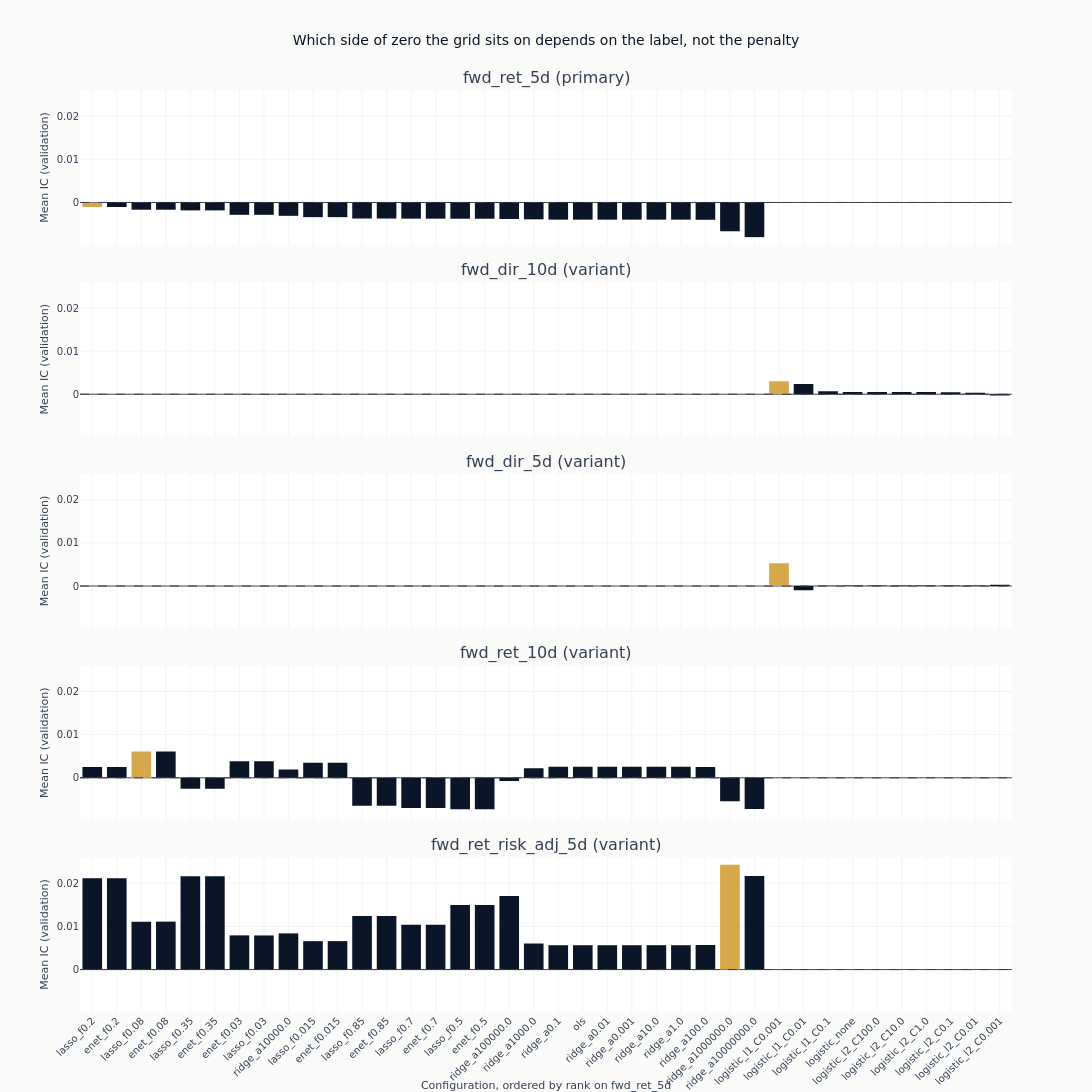

Write notebook code for a chart like this one.
### Markdown cell above
### How the penalty grid ranks

One panel per label on one shared vertical scale, so the labels are compared rather than
each one rescaled to fill its own panel. Only configurations measured on all of their label's dates are
charted. The zero line is the reference that matters: a bar below it is a model whose ranking
pointed the wrong way out of sample.

The configurations are held in one order across the panels - their ranking on the primary label
- so a panel that does not descend is a label that orders the grid differently.

### Code cell
def compact(params: str) -> str:
    """Render declared parameters for a label: `alpha=1000000.0` reads as `alpha=1e+06`."""
    return re.sub(r"\d+\.?\d*(?:[eE][+-]?\d+)?", lambda m: f"{float(m.group()):g}", params)


full = catalog.filter("full_coverage")
config_order = (
    full.filter(pl.col("label") == panel_labels[0])
    .sort("ic_mean", descending=True)
    .get_column("config_name")
    .to_list()
)

# `shared_yaxes` matches axes across columns, so with one column it does nothing and each
# panel would be rescaled to fill itself. Matching every row to the first is what puts the
# labels on one vertical scale, which is what stacking them is for.
fig_ic = make_subplots(
    rows=len(panel_labels),
    cols=1,
    shared_xaxes=True,
    vertical_spacing=0.04,
    subplot_titles=[
        f"{label} ({'primary' if label == primary else 'variant'})" for label in panel_labels
    ],
)
for row, label in enumerate(panel_labels, start=1):
    panel = full.filter(pl.col("label") == label)
    # A label whose menu declares different configurations - the classification ones do - keeps
    # its own members and appends them after the shared order rather than being dropped.
    order = [name for name in config_order if name in set(panel.get_column("config_name"))]
    order += [name for name in panel.get_column("config_name").to_list() if name not in order]
    panel = panel.with_columns(
        rank=pl.col("config_name").replace_strict(
            {name: index for index, name in enumerate(order)}, return_dtype=pl.Int32
        )
    ).sort("rank")
    best = panel.get_column("ic_mean").max()
    fig_ic.add_trace(
        go.Bar(
            x=panel.get_column("config_name").to_list(),
            y=panel.get_column("ic_mean").to_list(),
            marker_color=[
                COLORS["amber"] if value == best else COLORS["blue"]
                for value in panel.get_column("ic_mean")
            ],
            showlegend=False,
        ),
        row=row,
        col=1,
    )
    fig_ic.add_hline(
        y=0, line_width=1, line_dash="dash", line_color=COLORS["neutral"], row=row, col=1
    )
    fig_ic.update_yaxes(title_text="Mean IC (validation)", row=row, col=1)
    if row > 1:
        fig_ic.update_yaxes(matches="y", row=row, col=1)
fig_ic.update_xaxes(
    title_text=f"Configuration, ordered by rank on {panel_labels[0]}",
    tickangle=-45,
    row=len(panel_labels),
    col=1,
)
fig_ic.update_layout(
    title="Which side of zero the grid sits on depends on the label, not the penalty",
    height=260 * len(panel_labels),
    width=1100,
    margin=dict(t=90),
)
# Which labels clear zero is a fact about the frame, so the alt text reads it rather than
# asserting it. Describing every bar as negative was true of the one label this notebook used to
# fit and is false of the set it fits now.
side_text = "; ".join(
    f"{row['label']} has {row['n_positive']} of {row['configurations']} above zero"
    for row in by_label.sort("label").iter_rows(named=True)
)
# Whether the panels overlap is also a fact about the frame. Stating a magnitude - "the spread
# within a panel is small next to the gap between panels" - is the thing that goes stale on the
# next run, so the two quantities are read and compared here.
leader = by_label.sort("best_ic", descending=True).row(0, named=True)
rest_best = by_label.filter(pl.col("label") != leader["label"]).get_column("best_ic").max()
if rest_best is None:
    # A one-label `LABELS` run has no second panel, and `max()` over the empty selection is null
    # rather than a number: comparing it raises, and formatting it would publish alt text about a
    # comparison that was never made.
    separation_text = (
        f"there is one panel: this run fitted {leader['label']} alone, whose configurations "
        f"span {leader['worst_ic']:.4f} to {leader['best_ic']:.4f}, so no comparison across "
        "labels is drawn"
    )
elif leader["worst_ic"] > rest_best:
    separation_text = (
        f"the panels do not overlap: {leader['label']}'s weakest configuration scores "
        f"{leader['worst_ic']:.4f}, above the {rest_best:.4f} that is the best any other label "
        "reaches"
    )
else:
    separation_text = (
        f"the panels overlap: {leader['label']} leads on its best configuration "
        f"({leader['best_ic']:.4f}) but its weakest ({leader['worst_ic']:.4f}) falls inside "
        f"the range other labels reach, whose best is {rest_best:.4f}"
    )
show_plotly_with_alt(
    fig_ic,
    "Bar charts of mean validation information coefficient for every full-coverage linear "
    "configuration, one panel per declared label sharing a vertical scale, each panel's highest "
    "bar in amber and the rest in dark navy, with a dashed zero line across each. The bars are "
    "held in the primary label's ranking order in every panel, so a panel that does not descend "
    f"is a label that orders the grid differently. Counted from the frame: {side_text}. Read "
    f"off the same frame, {separation_text}.",
)

### Figure 1 — Plotly figure (JSON) as saved in the notebook; plotly's stock layout.template omitted (floating-point values rounded to 4 significant figures)
{"data": [{"marker": {"color": ["#D4A84B", "#0a1628", "#0a1628", "#0a1628", "#0a1628", "#0a1628", "#0a1628", "#0a1628", "#0a1628", "#0a1628", "#0a1628", "#0a1628", "#0a1628", "#0a1628", "#0a1628", "#0a1628", "#0a1628", "#0a1628", "#0a1628", "#0a1628", "#0a1628", "#0a1628", "#0a1628", "#0a1628", "#0a1628", "#0a1628", "#0a1628", "#0a1628"]}, "showlegend": false, "type": "bar", "x": ["lasso_f0.2", "enet_f0.2", "lasso_f0.08", "enet_f0.08", "lasso_f0.35", "enet_f0.35", "enet_f0.03", "lasso_f0.03", "ridge_a10000.0", "lasso_f0.015", "enet_f0.015", "lasso_f0.85", "enet_f0.85", "lasso_f0.7", "enet_f0.7", "lasso_f0.5", "enet_f0.5", "ridge_a100000.0", "ridge_a1000.0", "ridge_a0.1", "ols", "ridge_a0.01", "ridge_a0.001", "ridge_a10.0", "ridge_a1.0", "ridge_a100.0", "ridge_a1000000.0", "ridge_a10000000.0"], "xaxis": "x", "y": [-0.001047, -0.001049, -0.001677, -0.001678, -0.001833, -0.001834, -0.002863, -0.002867, -0.003094, -0.003406, -0.003407, -0.003726, -0.003727, -0.003754, -0.003755, -0.003767, -0.00377, -0.00383, -0.003912, -0.003983, -0.003984, -0.003984, -0.003984, -0.003985, -0.003985, -0.004012, -0.006679, -0.008043], "yaxis": "y"}, {"marker": {"color": ["#D4A84B", "#0a1628", "#0a1628", "#0a1628", "#0a1628", "#0a1628", "#0a1628", "#0a1628", "#0a1628", "#0a1628"]}, "showlegend": false, "type": "bar", "x": ["logistic_l1_C0.001", "logistic_l1_C0.01", "logistic_l1_C0.1", "logistic_none", "logistic_l2_C100.0", "logistic_l2_C10.0", "logistic_l2_C1.0", "logistic_l2_C0.1", "logistic_l2_C0.01", "logistic_l2_C0.001"], "xaxis": "x2", "y": [0.003025, 0.002394, 0.0006886, 0.000516, 0.0005142, 0.0005076, 0.0004989, 0.0004579, 0.0003632, -0.0002895], "yaxis": "y2"}, {"marker": {"color": ["#D4A84B", "#0a1628", "#0a1628", "#0a1628", "#0a1628", "#0a1628", "#0a1628", "#0a1628", "#0a1628", "#0a1628"]}, "showlegend": false, "type": "bar", "x": ["logistic_l1_C0.001", "logistic_l2_C0.001", "logistic_l2_C0.1", "logistic_l2_C100.0", "logistic_none", "logistic_l2_C10.0", "logistic_l2_C1.0", "logistic_l2_C0.01", "logistic_l1_C0.1", "logistic_l1_C0.01"], "xaxis": "x3", "y": [0.005255, 0.00029, 0.0001397, 0.0001197, 0.0001187, 0.0001161, 0.0001054, 9.819e-05, 6.694e-05, -0.0009809], "yaxis": "y3"}, {"marker": {"color": ["#0a1628", "#0a1628", "#D4A84B", "#0a1628", "#0a1628", "#0a1628", "#0a1628", "#0a1628", "#0a1628", "#0a1628", "#0a1628", "#0a1628", "#0a1628", "#0a1628", "#0a1628", "#0a1628", "#0a1628", "#0a1628", "#0a1628", "#0a1628", "#0a1628", "#0a1628", "#0a1628", "#0a1628", "#0a1628", "#0a1628", "#0a1628", "#0a1628"]}, "showlegend": false, "type": "bar", "x": ["lasso_f0.2", "enet_f0.2", "lasso_f0.08", "enet_f0.08", "lasso_f0.35", "enet_f0.35", "enet_f0.03", "lasso_f0.03", "ridge_a10000.0", "lasso_f0.015", "enet_f0.015", "lasso_f0.85", "enet_f0.85", "lasso_f0.7", "enet_f0.7", "lasso_f0.5", "enet_f0.5", "ridge_a100000.0", "ridge_a1000.0", "ridge_a0.1", "ols", "ridge_a0.01", "ridge_a0.001", "ridge_a10.0", "ridge_a1.0", "ridge_a100.0", "ridge_a1000000.0", "ridge_a10000000.0"], "xaxis": "x4", "y": [0.002524, 0.002518, 0.006094, 0.006085, -0.002551, -0.002553, 0.00386, 0.003865, 0.001906, 0.003478, 0.003474, -0.006498, -0.006498, -0.006976, -0.006986, -0.007283, -0.007299, -0.0007426, 0.002221, 0.002558, 0.002558, 0.002558, 0.002558, 0.002557, 0.002556, 0.002514, -0.005456, -0.007231], "yaxis": "y4"}, {"marker": {"color": ["#0a1628", "#0a1628", "#0a1628", "#0a1628", "#0a1628", "#0a1628", "#0a1628", "#0a1628", "#0a1628", "#0a1628", "#0a1628", "#0a1628", "#0a1628", "#0a1628", "#0a1628", "#0a1628", "#0a1628", "#0a1628", "#0a1628", "#0a1628", "#0a1628", "#0a1628", "#0a1628", "#0a1628", "#0a1628", "#0a1628", "#D4A84B", "#0a1628"]}, "showlegend": false, "type": "bar", "x": ["lasso_f0.2", "enet_f0.2", "lasso_f0.08", "enet_f0.08", "lasso_f0.35", "enet_f0.35", "enet_f0.03", "lasso_f0.03", "ridge_a10000.0", "lasso_f0.015", "enet_f0.015", "lasso_f0.85", "enet_f0.85", "lasso_f0.7", "enet_f0.7", "lasso_f0.5", "enet_f0.5", "ridge_a100000.0", "ridge_a1000.0", "ridge_a0.1", "ols", "ridge_a0.01", "ridge_a0.001", "ridge_a10.0", "ridge_a1.0", "ridge_a100.0", "ridge_a1000000.0", "ridge_a10000000.0"], "xaxis": "x5", "y": [0.02117, 0.0212, 0.01111, 0.01112, 0.02161, 0.02163, 0.007934, 0.007914, 0.008394, 0.006589, 0.0066, 0.01241, 0.01241, 0.0104, 0.01041, 0.01496, 0.01497, 0.01706, 0.006046, 0.005649, 0.005649, 0.005649, 0.005649, 0.005657, 0.005651, 0.005693, 0.02429, 0.02171], "yaxis": "y5"}], "layout": {"annotations": [{"font": {"size": 16}, "showarrow": false, "text": "fwd_ret_5d (primary)", "x": 0.5, "xanchor": "center", "xref": "paper", "y": 1.0, "yanchor": "bottom", "yref": "paper"}, {"font": {"size": 16}, "showarrow": false, "text": "fwd_dir_10d (variant)", "x": 0.5, "xanchor": "center", "xref": "paper", "y": 0.792, "yanchor": "bottom", "yref": "paper"}, {"font": {"size": 16}, "showarrow": false, "text": "fwd_dir_5d (variant)", "x": 0.5, "xanchor": "center", "xref": "paper", "y": 0.584, "yanchor": "bottom", "yref": "paper"}, {"font": {"size": 16}, "showarrow": false, "text": "fwd_ret_10d (variant)", "x": 0.5, "xanchor": "center", "xref": "paper", "y": 0.376, "yanchor": "bottom", "yref": "paper"}, {"font": {"size": 16}, "showarrow": false, "text": "fwd_ret_risk_adj_5d (variant)", "x": 0.5, "xanchor": "center", "xref": "paper", "y": 0.168, "yanchor": "bottom", "yref": "paper"}], "height": 1300, "margin": {"t": 90}, "shapes": [{"line": {"color": "#334155", "dash": "dash", "width": 1}, "type": "line", "x0": 0, "x1": 1, "xref": "x domain", "y0": 0, "y1": 0, "yref": "y"}, {"line": {"color": "#334155", "dash": "dash", "width": 1}, "type": "line", "x0": 0, "x1": 1, "xref": "x2 domain", "y0": 0, "y1": 0, "yref": "y2"}, {"line": {"color": "#334155", "dash": "dash", "width": 1}, "type": "line", "x0": 0, "x1": 1, "xref": "x3 domain", "y0": 0, "y1": 0, "yref": "y3"}, {"line": {"color": "#334155", "dash": "dash", "width": 1}, "type": "line", "x0": 0, "x1": 1, "xref": "x4 domain", "y0": 0, "y1": 0, "yref": "y4"}, {"line": {"color": "#334155", "dash": "dash", "width": 1}, "type": "line", "x0": 0, "x1": 1, "xref": "x5 domain", "y0": 0, "y1": 0, "yref": "y5"}], "title": {"text": "Which side of zero the grid sits on depends on the label, not the penalty"}, "width": 1100, "xaxis": {"anchor": "y", "domain": [0.0, 1.0], "matches": "x5", "showticklabels": false}, "xaxis2": {"anchor": "y2", "domain": [0.0, 1.0], "matches": "x5", "showticklabels": false}, "xaxis3": {"anchor": "y3", "domain": [0.0, 1.0], "matches": "x5", "showticklabels": false}, "xaxis4": {"anchor": "y4", "domain": [0.0, 1.0], "matches": "x5", "showticklabels": false}, "xaxis5": {"anchor": "y5", "domain": [0.0, 1.0], "tickangle": -45, "title": {"text": "Configuration, ordered by rank on fwd_ret_5d"}}, "yaxis": {"anchor": "x", "domain": [0.832, 1.0], "title": {"text": "Mean IC (validation)"}}, "yaxis2": {"anchor": "x2", "domain": [0.624, 0.792], "matches": "y", "title": {"text": "Mean IC (validation)"}}, "yaxis3": {"anchor": "x3", "domain": [0.416, 0.584], "matches": "y", "title": {"text": "Mean IC (validation)"}}, "yaxis4": {"anchor": "x4", "domain": [0.208, 0.376], "matches": "y", "title": {"text": "Mean IC (validation)"}}, "yaxis5": {"anchor": "x5", "domain": [0.0, 0.168], "matches": "y", "title": {"text": "Mean IC (validation)"}}}}
